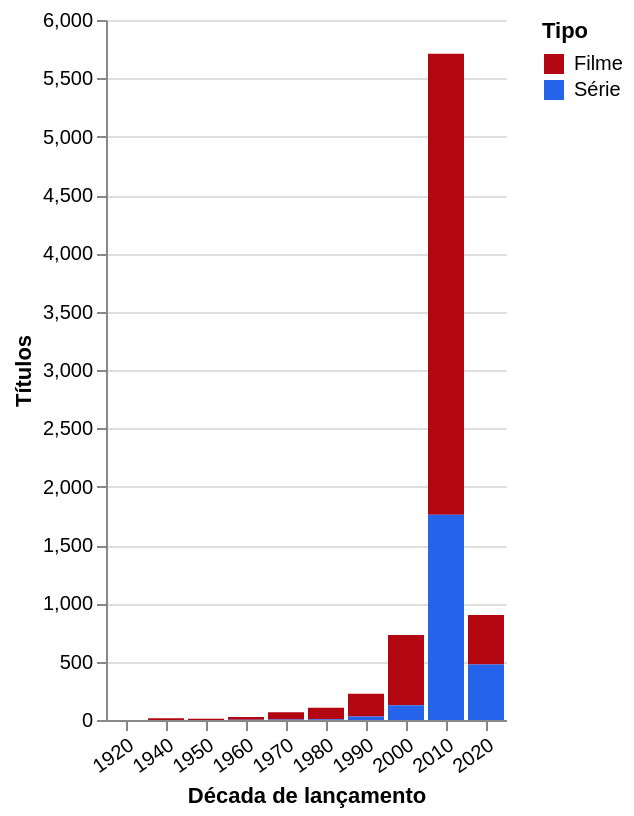

Notebook cell for this chart:
### Code cell
decade_bar(decade_counts(df))

### Figure 1 — Vega-Lite specification as saved in the notebook (floating-point values rounded to 4 significant figures)
{"config": {"view": {"continuousWidth": 300, "continuousHeight": 300, "stroke": null}}, "data": {"name": "data-8c852da92d05d7a8fb13f57ff6340947"}, "mark": {"type": "bar"}, "encoding": {"color": {"field": "tipo_conteudo", "scale": {"domain": ["Filme", "Série"], "range": ["#B20710", "#2563EB"]}, "title": "Tipo", "type": "nominal"}, "tooltip": [{"field": "decada", "title": "Década", "type": "ordinal"}, {"field": "tipo_conteudo", "title": "Tipo", "type": "nominal"}, {"field": "titulos", "title": "Títulos", "type": "quantitative"}], "x": {"axis": {"labelAngle": -35}, "field": "decada", "title": "Década de lançamento", "type": "ordinal"}, "y": {"field": "titulos", "title": "Títulos", "type": "quantitative"}}, "height": 350, "$schema": "https://vega.github.io/schema/vega-lite/v6.4.1.json", "datasets": {"data-8c852da92d05d7a8fb13f57ff6340947": [{"decada": "1920", "tipo_conteudo": "Série", "titulos": 1}, {"decada": "1940", "tipo_conteudo": "Filme", "titulos": 13}, {"decada": "1940", "tipo_conteudo": "Série", "titulos": 1}, {"decada": "1950", "tipo_conteudo": "Filme", "titulos": 11}, {"decada": "1960", "tipo_conteudo": "Filme", "titulos": 22}, {"decada": "1960", "tipo_conteudo": "Série", "titulos": 3}, {"decada": "1970", "tipo_conteudo": "Filme", "titulos": 63}, {"decada": "1970", "tipo_conteudo": "Série", "titulos": 4}, {"decada": "1980", "tipo_conteudo": "Filme", "titulos": 99}, {"decada": "1980", "tipo_conteudo": "Série", "titulos": 7}, {"decada": "1990", "tipo_conteudo": "Filme", "titulos": 194}, {"decada": "1990", "tipo_conteudo": "Série", "titulos": 31}, {"decada": "2000", "tipo_conteudo": "Filme", "titulos": 601}, {"decada": "2000", "tipo_conteudo": "Série", "titulos": 127}, {"decada": "2010", "tipo_conteudo": "Filme", "titulos": 3950}, {"decada": "2010", "tipo_conteudo": "Série", "titulos": 1760}, {"decada": "2020", "tipo_conteudo": "Filme", "titulos": 423}, {"decada": "2020", "tipo_conteudo": "Série", "titulos": 476}]}}
